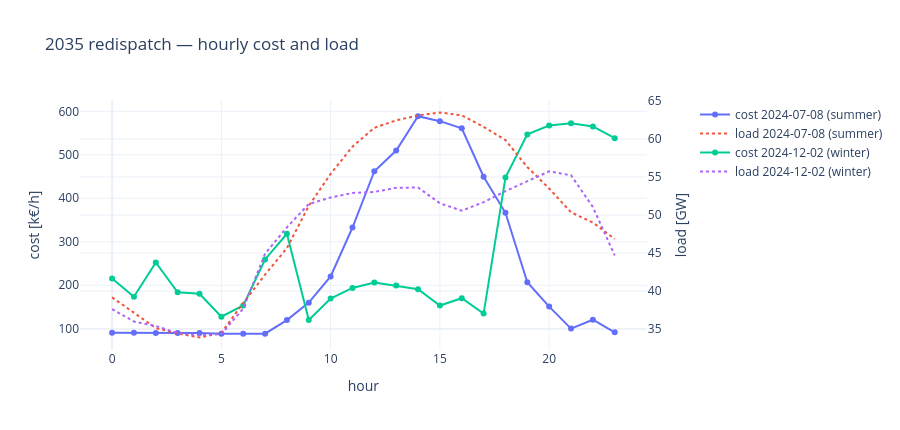

The code cell stored with this chart in its notebook:
### Markdown cell above
### Hourly system cost and load
Redispatch objective (€/h) against served load. Winter is far more expensive (low RES, scarcity);
summer midday is near-zero cost (RES-abundant).

### Code cell
fig = make_subplots(specs=[[{'secondary_y': True}]])
for d in DAYS:
    s = summary[summary['date'] == d].sort_values('hour')
    fig.add_trace(go.Scatter(x=s['hour'], y=s['objective_eur_h'] / 1000.0,
                             name=f'cost {DAY_LABEL[d]}', mode='lines+markers'), secondary_y=False)
    fig.add_trace(go.Scatter(x=s['hour'], y=s['total_load_mw'] / 1000.0,
                             name=f'load {DAY_LABEL[d]}', mode='lines', line=dict(dash='dot')),
                  secondary_y=True)
fig.update_layout(title='2035 redispatch — hourly cost and load', height=430, hovermode='x unified',
                  xaxis_title='hour')
fig.update_yaxes(title_text='cost [k€/h]', secondary_y=False)
fig.update_yaxes(title_text='load [GW]', secondary_y=True)
save_plotly(fig, 'hourly_cost_2035.html'); fig.show()

### Figure 1 — Plotly figure (JSON) as saved in the notebook; plotly's stock layout.template omitted (floating-point values rounded to 4 significant figures)
{"data": [{"mode": "lines+markers", "name": "cost 2024-07-08 (summer)", "type": "scatter", "x": [0, 1, 2, 3, 4, 5, 6, 7, 8, 9, 10, 11, 12, 13, 14, 15, 16, 17, 18, 19, 20, 21, 22, 23], "xaxis": "x", "y": [90.61, 90.7, 90.1, 90.33, 89.86, 88.4, 88.37, 88.56, 119.8, 160.0, 220.3, 332.8, 462.2, 509.9, 588.7, 577.4, 560.9, 449.6, 366.6, 206.8, 150.9, 100.2, 120.6, 91.76], "yaxis": "y"}, {"line": {"dash": "dot"}, "mode": "lines", "name": "load 2024-07-08 (summer)", "type": "scatter", "x": [0, 1, 2, 3, 4, 5, 6, 7, 8, 9, 10, 11, 12, 13, 14, 15, 16, 17, 18, 19, 20, 21, 22, 23], "xaxis": "x", "y": [39.17, 37.18, 35.14, 34.46, 33.9, 34.51, 38.43, 42.17, 45.65, 51.22, 55.41, 59.0, 61.48, 62.45, 63.11, 63.49, 63.12, 61.6, 59.86, 56.31, 53.49, 50.36, 49.01, 46.86], "yaxis": "y2"}, {"mode": "lines+markers", "name": "cost 2024-12-02 (winter)", "type": "scatter", "x": [0, 1, 2, 3, 4, 5, 6, 7, 8, 9, 10, 11, 12, 13, 14, 15, 16, 17, 18, 19, 20, 21, 22, 23], "xaxis": "x", "y": [215.7, 173.2, 252.2, 183.7, 180.5, 127.6, 153.5, 259.2, 318.5, 120.1, 169.2, 193.7, 206.4, 199.5, 191.0, 153.3, 170.2, 134.7, 447.8, 547.0, 567.4, 572.8, 565.2, 538.2], "yaxis": "y"}, {"line": {"dash": "dot"}, "mode": "lines", "name": "load 2024-12-02 (winter)", "type": "scatter", "x": [0, 1, 2, 3, 4, 5, 6, 7, 8, 9, 10, 11, 12, 13, 14, 15, 16, 17, 18, 19, 20, 21, 22, 23], "xaxis": "x", "y": [37.64, 36.0, 35.41, 34.46, 34.18, 34.35, 37.71, 44.91, 48.39, 51.46, 52.31, 52.91, 53.04, 53.59, 53.62, 51.55, 50.58, 51.69, 53.15, 54.42, 55.75, 55.24, 51.06, 44.7], "yaxis": "y2"}], "layout": {"height": 430, "hovermode": "x unified", "title": {"text": "2035 redispatch — hourly cost and load"}, "xaxis": {"anchor": "y", "domain": [0, 0.94], "title": {"text": "hour"}}, "yaxis": {"anchor": "x", "domain": [0, 1], "title": {"text": "cost [k€/h]"}}, "yaxis2": {"anchor": "x", "overlaying": "y", "side": "right", "title": {"text": "load [GW]"}}}}
